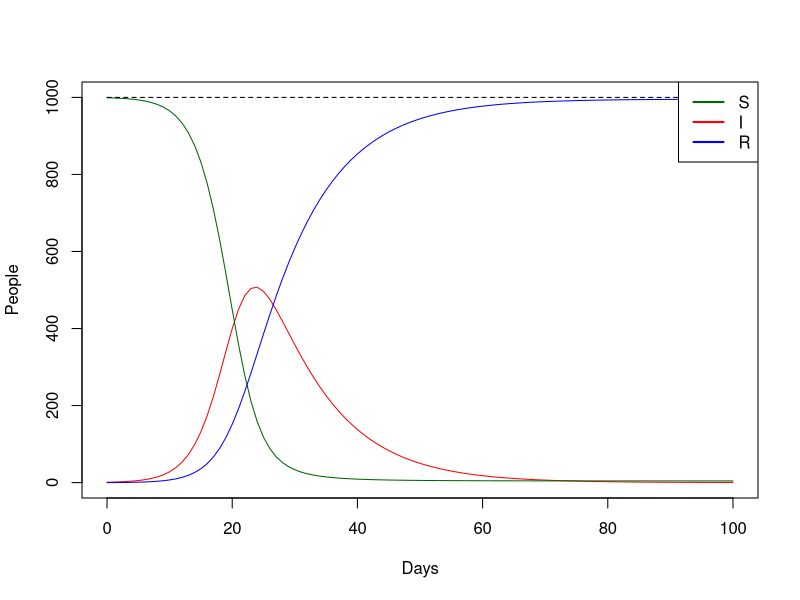

This figure's R source:
#Specify the length of time the model will be run for
t = 100

#Create array to take model output, and name the columns appropriately
output <- array(dim=c(t+1,5))
colnames(output) <- c("S", "I", "R", "N", "Time")

#Specify initial populations in each compartment
output[1,"S"] <- 999
output[1,"I"] <- 1
output[1,"R"] <- 0
output[1,"N"] <- 1000
output[1,"Time"] <- 0

#Assign values to the two transmission parameters beta and gamma
beta <- 0.50
gamma <- 1/10

# Run the model for every time step except time 1 (which was set to fixed above)
for (i in 2:(t+1)){
  output[i,"S"] <- max(output[i-1,"S"] - beta*output[i-1,"S"]*output[i-1,"I"]/output[i-1,"N"],0)
  output[i,"I"] <- max(output[i-1,"I"] + beta*output[i-1,"S"]*output[i-1,"I"]/output[i-1,"N"] - gamma*output[i-1,"I"],0)
  output[i,"R"] <- max(output[i-1,"R"] + gamma*output[i-1,"I"],0)
  output[i,"N"] <- max(output[i,"S"]+output[i,"I"]+output[i,"R"],1)
  output[i,"Time"] <- output[i-1,"Time"]+1
}

#Plot I against Time, then add lines for other categories and a legend
plot(I~Time, data=output, type="l", col="Red", ylim=c(0,1000), xlab="Days", ylab="People")
lines(S~Time, data=output, type="l", col="Darkgreen")
lines(R~Time, data=output, type="l", col="Blue")
lines(N~Time, data=output, type="l", col="Black", lty=2)
legend("topright", c("S","I","R"), lwd=2, col=c("darkgreen","red","blue"), lty=c(1,1,1), bty='y')